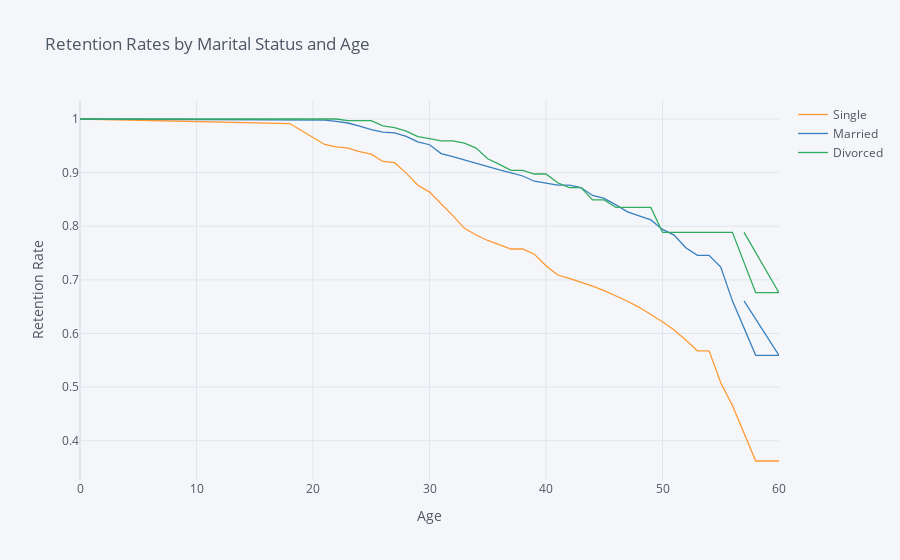

Source (notebook cell):
### Markdown cell above
## 5. Let's also look at the marital status curves by employee age. Generate and plot the survival curves showing retention rates by marital status and age.

### Code cell
retention_rates_4 = survival(df,'MaritalStatus','Age','Attrition')

retention_rates_4.iplot(kind='line',xTitle='Age',yTitle='Retention Rate', 
                     title='Retention Rates by Marital Status and Age')

### Figure 1 — Plotly figure (JSON) as saved in the notebook; plotly's stock layout.template omitted (floating-point values rounded to 4 significant figures)
{"data": [{"line": {"color": "rgba(255, 153, 51, 1.0)", "dash": "solid", "shape": "linear", "width": 1.3}, "mode": "lines", "name": "Single", "text": "", "type": "scatter", "x": [0, 18, 19, 20, 21, 22, 23, 24, 25, 26, 27, 28, 29, 30, 31, 32, 33, 34, 35, 36, 37, 38, 39, 40, 41, 42, 43, 44, 45, 46, 47, 48, 49, 50, 51, 52, 53, 54, 55, 56, 58, 59, 60, 57], "y": [1, 0.9915, 0.9786, 0.9657, 0.9525, 0.9481, 0.9459, 0.9391, 0.9346, 0.9208, 0.9185, 0.899, 0.8765, 0.8636, 0.8421, 0.8198, 0.7961, 0.7837, 0.7734, 0.7659, 0.7575, 0.7575, 0.7477, 0.7263, 0.709, 0.7027, 0.6957, 0.6882, 0.6799, 0.6705, 0.6601, 0.6488, 0.636, 0.6219, 0.6064, 0.588, 0.5677, 0.5677, 0.508, 0.4656, 0.3622, 0.3622, 0.3622, ""]}, {"line": {"color": "rgba(55, 128, 191, 1.0)", "dash": "solid", "shape": "linear", "width": 1.3}, "mode": "lines", "name": "Married", "text": "", "type": "scatter", "x": [0, 18, 19, 20, 21, 22, 23, 24, 25, 26, 27, 28, 29, 30, 31, 32, 33, 34, 35, 36, 37, 38, 39, 40, 41, 42, 43, 44, 45, 46, 47, 48, 49, 50, 51, 52, 53, 54, 55, 56, 58, 59, 60, 57], "y": [1, 0.9978, 0.9978, 0.9978, 0.9978, 0.9955, 0.9925, 0.9865, 0.9804, 0.9757, 0.9741, 0.9675, 0.9573, 0.952, 0.9355, 0.9297, 0.9235, 0.9171, 0.9103, 0.9052, 0.8996, 0.8937, 0.884, 0.8805, 0.8766, 0.8766, 0.8721, 0.8574, 0.8521, 0.8399, 0.8267, 0.8195, 0.8118, 0.7941, 0.7835, 0.7598, 0.7457, 0.7457, 0.7238, 0.6608, 0.5592, 0.5592, 0.5592, 0.6608]}, {"line": {"color": "rgba(50, 171, 96, 1.0)", "dash": "solid", "shape": "linear", "width": 1.3}, "mode": "lines", "name": "Divorced", "text": "", "type": "scatter", "x": [0, 18, 19, 20, 21, 22, 23, 24, 25, 26, 27, 28, 29, 30, 31, 32, 33, 34, 35, 36, 37, 38, 39, 40, 41, 42, 43, 44, 45, 46, 47, 48, 49, 50, 51, 52, 53, 54, 55, 56, 58, 59, 60, 57], "y": [1, 1, 1, 1, 1, 1, 0.9969, 0.9969, 0.9969, 0.9873, 0.9841, 0.9774, 0.967, 0.9633, 0.9594, 0.9594, 0.955, 0.9458, 0.9258, 0.9153, 0.9041, 0.9041, 0.8974, 0.8974, 0.8811, 0.8719, 0.8719, 0.849, 0.849, 0.8351, 0.8351, 0.8351, 0.8351, 0.7887, 0.7887, 0.7887, 0.7887, 0.7887, 0.7887, 0.7887, 0.676, 0.676, 0.676, 0.7887]}], "layout": {"autosize": true, "legend": {"bgcolor": "#F5F6F9", "font": {"color": "#4D5663"}}, "paper_bgcolor": "#F5F6F9", "plot_bgcolor": "#F5F6F9", "title": {"font": {"color": "#4D5663"}, "text": "Retention Rates by Marital Status and Age"}, "xaxis": {"autorange": true, "gridcolor": "#E1E5ED", "range": [0, 60], "showgrid": true, "tickfont": {"color": "#4D5663"}, "title": {"font": {"color": "#4D5663"}, "text": "Age"}, "type": "linear", "zerolinecolor": "#E1E5ED"}, "yaxis": {"autorange": true, "gridcolor": "#E1E5ED", "range": [0.3267, 1.035], "showgrid": true, "tickfont": {"color": "#4D5663"}, "title": {"font": {"color": "#4D5663"}, "text": "Retention Rate"}, "type": "linear", "zerolinecolor": "#E1E5ED"}}}
